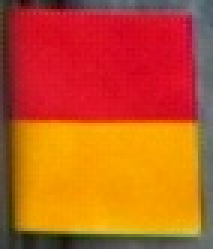
#> input picture Test/image_roi.jpg, 71 x 83 px (shown 3 times larger); its folder holds only this picture in this run
$ python -i preprocess.py   (imports and definitions only)
#> lines starting #> are read from the running program, lines starting #| are printed output that depends on the picture
# -*- coding: utf-8 -*-
import math
import os
import pickle
import random
from collections import defaultdict
from functools import cmp_to_key, reduce, partial
from app.log.logtool import mylog_error, mylog_debug, logger
import cv2
import numpy as np

# 发现
from app.config import IMG_HEIGHT, IMG_WIDTH, SUPPORTREFROI_DIR, ROIS_DIR, PROGRAM_DATA_DIR, BAGROI_DIR, HOCK_ROI
from app.core.beans.models import SupportRefRoi, LandMarkRoi, NearLandMark, Laster, BagRoi, Bag, Hock, HockRoi, \
	BagContour
from app.core.exceptions.allexception import NotFoundLandMarkException
from app.core.processers import SmallWords, BaseDetector
from app.core.support.shapedetect import ShapeDetector
import ctypes
from ctypes import cdll, c_uint, c_void_p, c_int, c_float, c_char_p, POINTER, byref, Structure, cast, c_uint8
import re

from app.log.logtool import mylog_error

# [1 line not run here, left out]
rows, cols = IMG_HEIGHT, IMG_WIDTH
WITH_TRANSPORT = True


def add_picture(img1, img2):
	'''图片叠加'''
	return cv2.add(img1, img2)


def sort_bag_contours(arr):
	'''
	按照X轴排序
	:param arr:
	:return:
	'''
	if len(arr) < 2:
		return arr
	elif len(arr) == 2:
		c1, c2 = arr
		c1_x, c1_y, c1_w, c1_h = cv2.boundingRect(c1)
		c2_x, c2_y, c2_w, c2_h = cv2.boundingRect(c2)
		if c1_x > c2_x:
			return [c2, c1]
		else:
			return [c1, c2]

	# print(len(arr)//2)
	mid = arr[len(arr) // 2]
	left, right = [], []
	# arr.remove(mid)

	m_x, m_y, m_w, m_h = cv2.boundingRect(mid)
	for item in arr:
		i_x, i_y, i_w, i_h = cv2.boundingRect(item)
		if i_x >= m_x:
			right.append(item)
		else:
			left.append(item)
	return sort_bag_contours(left) + [mid] + sort_bag_contours(right)


# [126 lines that did not run here, left out]


# [644 lines that did not run here, left out]


# [38 lines that did not run here, left out]


# [324 lines that did not run here, left out]


# [2 lines not run here, left out]

>>> import cv2
>>> picture = cv2.imread('../../../image_roi.jpg', cv2.IMREAD_GRAYSCALE)
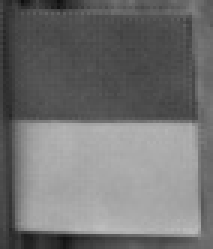
#> picture: shape (83, 71) (shown 3 times larger); min 14, max 189, mean 112.9
>>> result = sort_bag_contours(picture)
#> in sort_bag_contours, `mid = arr[len(arr) // 2]`: mid = 71 values, max 171 at index 21, min 61 at index 2, mean 151
#> in sort_bag_contours, `m_x, m_y, m_w, m_h = cv2.boundingRect(mid)`: m_x = 0; m_w = 1; m_h = 71
#> the loop in sort_bag_contours, `for item in arr:` made 83 passes
#> after the loop in sort_bag_contours, `for item in arr:`: left = []; right = 83 items
#> (the run stopped early here; a loop or call above may not have finished)
